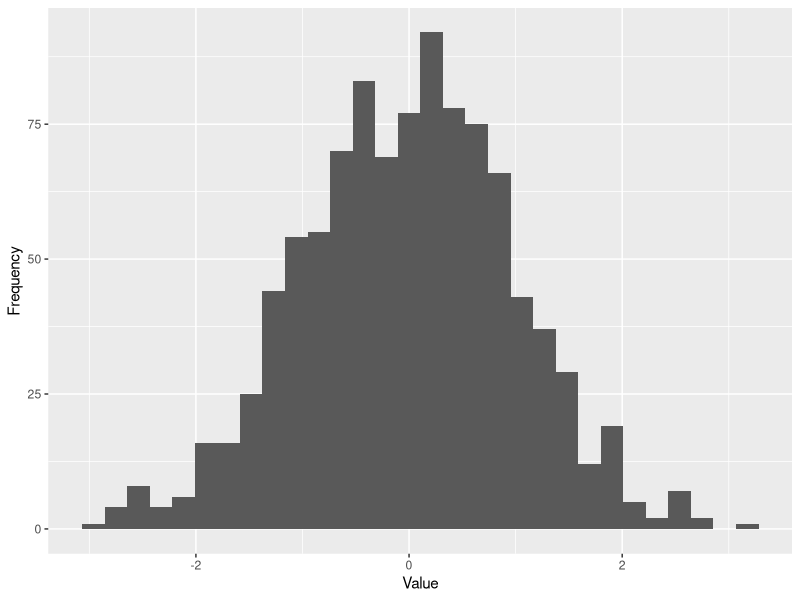

This chart was generated by the following R code:
## ---- chunk 1
knitr::opts_chunk$set(echo = TRUE)
## ---- chunk 2
t <- 1 # Task counter
task <- function(x = t) {
  t <<- x + 1
  return(paste0("**Task ", x, ": **"))
}
## ---- chunk 3
# This is an R code chunk
# Here you can write code and R will run it when you generate your document
# and display the output below
6 * 7
## ---- chunk 4
sentence <- "Here, output gets included in the document but the code does not!"
cat(sentence)
## ---- chunk 5
library(ggplot2) # load the ggplot2 package
qplot(rnorm(1000), xlab = "Value", ylab = "Frequency") # basic quick histogram
## ---- chunk 6
# create a made up sequence of numbers and pretend they are the ages of our participants
age <- c(34, 22, 26, 25, 43,19, 19, 20, 33, 27, 27, 26, 54)
# calculate their mean, rounded to 2 decimal places
mean_age <- round(mean(age), digits = 2)
